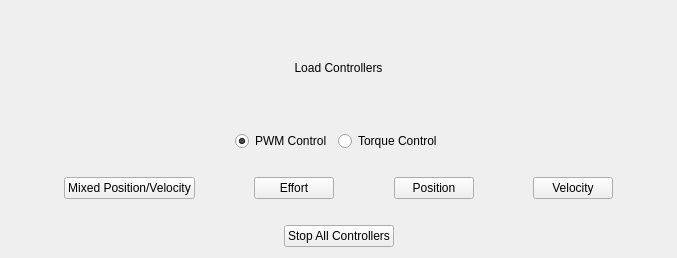
<?xml version="1.0" encoding="UTF-8"?>
<ui version="4.0">
 <class>ChangeControllersDockWidget</class>
 <widget class="QWidget" name="ChangeControllersDockWidget">
  <property name="geometry">
   <rect>
    <x>0</x>
    <y>0</y>
    <width>677</width>
    <height>258</height>
   </rect>
  </property>
  <property name="windowTitle">
   <string>Change Controllers</string>
  </property>
  <layout class="QGridLayout" name="gridLayout_2">
   <item row="0" column="0">
    <layout class="QVBoxLayout" name="verticalLayout" stretch="0">
     <item>
      <layout class="QGridLayout" name="gridLayout">
       <item row="0" column="0">
        <layout class="QHBoxLayout" name="horizontalLayout_3">
         <item>
          <widget class="QLabel" name="label">
           <property name="text">
            <string>Load Controllers</string>
           </property>
           <property name="alignment">
            <set>Qt::AlignCenter</set>
           </property>
          </widget>
         </item>
        </layout>
       </item>
       <item row="2" column="0">
        <layout class="QHBoxLayout" name="horizontalLayout_2">
         <item>
          <spacer name="horizontalSpacer_3">
           <property name="orientation">
            <enum>Qt::Horizontal</enum>
           </property>
           <property name="sizeHint" stdset="0">
            <size>
             <width>13</width>
             <height>62</height>
            </size>
           </property>
          </spacer>
         </item>
         <item>
          <widget class="QPushButton" name="btn_mixed">
           <property name="text">
            <string>Mixed Position/Velocity</string>
           </property>
           <property name="checkable">
            <bool>true</bool>
           </property>
          </widget>
         </item>
         <item>
          <spacer name="horizontalSpacer_4">
           <property name="orientation">
            <enum>Qt::Horizontal</enum>
           </property>
           <property name="sizeHint" stdset="0">
            <size>
             <width>13</width>
             <height>62</height>
            </size>
           </property>
          </spacer>
         </item>
         <item>
          <widget class="QPushButton" name="btn_effort">
           <property name="text">
            <string>Effort</string>
           </property>
           <property name="checkable">
            <bool>true</bool>
           </property>
          </widget>
         </item>
         <item>
          <spacer name="horizontalSpacer_6">
           <property name="orientation">
            <enum>Qt::Horizontal</enum>
           </property>
           <property name="sizeHint" stdset="0">
            <size>
             <width>13</width>
             <height>62</height>
            </size>
           </property>
          </spacer>
         </item>
         <item>
          <widget class="QPushButton" name="btn_position">
           <property name="text">
            <string>Position</string>
           </property>
           <property name="checkable">
            <bool>true</bool>
           </property>
          </widget>
         </item>
         <item>
          <spacer name="horizontalSpacer_7">
           <property name="orientation">
            <enum>Qt::Horizontal</enum>
           </property>
           <property name="sizeHint" stdset="0">
            <size>
             <width>13</width>
             <height>62</height>
            </size>
           </property>
          </spacer>
         </item>
         <item>
          <widget class="QPushButton" name="btn_velocity">
           <property name="text">
            <string>Velocity</string>
           </property>
           <property name="checkable">
            <bool>true</bool>
           </property>
          </widget>
         </item>
         <item>
          <spacer name="horizontalSpacer_8">
           <property name="orientation">
            <enum>Qt::Horizontal</enum>
           </property>
           <property name="sizeHint" stdset="0">
            <size>
             <width>13</width>
             <height>62</height>
            </size>
           </property>
          </spacer>
         </item>
        </layout>
       </item>
       <item row="3" column="0">
        <layout class="QHBoxLayout" name="horizontalLayout">
         <item>
          <spacer name="horizontalSpacer_2">
           <property name="orientation">
            <enum>Qt::Horizontal</enum>
           </property>
           <property name="sizeHint" stdset="0">
            <size>
             <width>40</width>
             <height>20</height>
            </size>
           </property>
          </spacer>
         </item>
         <item>
          <widget class="QPushButton" name="btn_stop">
           <property name="text">
            <string>Stop All Controllers</string>
           </property>
          </widget>
         </item>
         <item>
          <spacer name="horizontalSpacer">
           <property name="orientation">
            <enum>Qt::Horizontal</enum>
           </property>
           <property name="sizeHint" stdset="0">
            <size>
             <width>40</width>
             <height>20</height>
            </size>
           </property>
          </spacer>
         </item>
        </layout>
       </item>
       <item row="1" column="0">
        <layout class="QHBoxLayout" name="horizontalLayout_4">
         <item>
          <spacer name="horizontalSpacer_9">
           <property name="orientation">
            <enum>Qt::Horizontal</enum>
           </property>
           <property name="sizeHint" stdset="0">
            <size>
             <width>40</width>
             <height>20</height>
            </size>
           </property>
          </spacer>
         </item>
         <item>
          <widget class="QRadioButton" name="radioButtonPWM">
           <property name="text">
            <string>PWM Control</string>
           </property>
           <property name="checked">
            <bool>true</bool>
           </property>
          </widget>
         </item>
         <item>
          <widget class="QRadioButton" name="radioButtonTorque">
           <property name="text">
            <string>Torque Control</string>
           </property>
          </widget>
         </item>
         <item>
          <spacer name="horizontalSpacer_10">
           <property name="orientation">
            <enum>Qt::Horizontal</enum>
           </property>
           <property name="sizeHint" stdset="0">
            <size>
             <width>40</width>
             <height>20</height>
            </size>
           </property>
          </spacer>
         </item>
        </layout>
       </item>
      </layout>
     </item>
    </layout>
   </item>
  </layout>
 </widget>
 <resources/>
 <connections/>
</ui>
